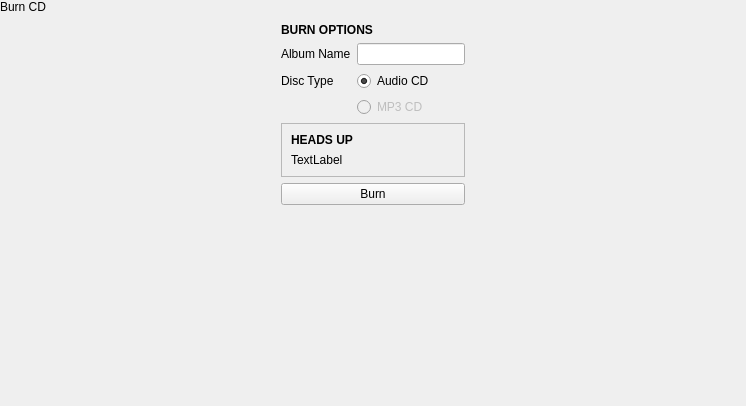
<?xml version="1.0" encoding="UTF-8"?>
<ui version="4.0">
 <class>WinBurnPopover</class>
 <widget class="QWidget" name="WinBurnPopover">
  <property name="geometry">
   <rect>
    <x>0</x>
    <y>0</y>
    <width>746</width>
    <height>406</height>
   </rect>
  </property>
  <property name="windowTitle">
   <string>Form</string>
  </property>
  <layout class="QVBoxLayout" name="verticalLayout">
   <property name="spacing">
    <number>0</number>
   </property>
   <property name="leftMargin">
    <number>0</number>
   </property>
   <property name="topMargin">
    <number>0</number>
   </property>
   <property name="rightMargin">
    <number>0</number>
   </property>
   <property name="bottomMargin">
    <number>0</number>
   </property>
   <item>
    <widget class="tTitleLabel" name="titleLabel">
     <property name="text">
      <string notr="true">Burn CD</string>
     </property>
    </widget>
   </item>
   <item alignment="Qt::AlignHCenter">
    <widget class="QWidget" name="burnOptionsWidget" native="true">
     <layout class="QGridLayout" name="gridLayout">
      <item row="2" column="1">
       <widget class="QRadioButton" name="audioCdButton">
        <property name="text">
         <string>Audio CD</string>
        </property>
        <property name="checked">
         <bool>true</bool>
        </property>
       </widget>
      </item>
      <item row="1" column="1">
       <widget class="QLineEdit" name="albumNameEdit"/>
      </item>
      <item row="2" column="0">
       <widget class="QLabel" name="label_4">
        <property name="text">
         <string>Disc Type</string>
        </property>
       </widget>
      </item>
      <item row="0" column="0" colspan="2">
       <widget class="QLabel" name="label">
        <property name="font">
         <font>
          <weight>75</weight>
          <bold>true</bold>
         </font>
        </property>
        <property name="text">
         <string>BURN OPTIONS</string>
        </property>
       </widget>
      </item>
      <item row="5" column="0" colspan="2">
       <widget class="QPushButton" name="burnButton">
        <property name="text">
         <string>Burn</string>
        </property>
        <property name="icon">
         <iconset theme="tools-media-optical-burn">
          <normaloff>../../PhononPlugin</normaloff>../../PhononPlugin</iconset>
        </property>
       </widget>
      </item>
      <item row="1" column="0">
       <widget class="QLabel" name="label_2">
        <property name="text">
         <string>Album Name</string>
        </property>
       </widget>
      </item>
      <item row="4" column="0" colspan="2">
       <widget class="QFrame" name="warningFrame">
        <property name="autoFillBackground">
         <bool>true</bool>
        </property>
        <property name="frameShape">
         <enum>QFrame::StyledPanel</enum>
        </property>
        <property name="frameShadow">
         <enum>QFrame::Raised</enum>
        </property>
        <layout class="QVBoxLayout" name="verticalLayout_2">
         <item>
          <widget class="QLabel" name="label_3">
           <property name="font">
            <font>
             <weight>75</weight>
             <bold>true</bold>
            </font>
           </property>
           <property name="text">
            <string>HEADS UP</string>
           </property>
          </widget>
         </item>
         <item>
          <widget class="QLabel" name="warningText">
           <property name="text">
            <string notr="true">TextLabel</string>
           </property>
           <property name="wordWrap">
            <bool>true</bool>
           </property>
          </widget>
         </item>
        </layout>
       </widget>
      </item>
      <item row="3" column="1">
       <widget class="QRadioButton" name="mp3CdButton">
        <property name="enabled">
         <bool>false</bool>
        </property>
        <property name="text">
         <string>MP3 CD</string>
        </property>
       </widget>
      </item>
     </layout>
    </widget>
   </item>
   <item>
    <spacer name="verticalSpacer">
     <property name="orientation">
      <enum>Qt::Vertical</enum>
     </property>
     <property name="sizeHint" stdset="0">
      <size>
       <width>20</width>
       <height>176</height>
      </size>
     </property>
    </spacer>
   </item>
  </layout>
 </widget>
 <customwidgets>
  <customwidget>
   <class>tTitleLabel</class>
   <extends>QLabel</extends>
   <header location="global">ttitlelabel.h</header>
   <slots>
    <signal>backButtonClicked()</signal>
   </slots>
  </customwidget>
 </customwidgets>
 <resources/>
 <connections/>
</ui>
